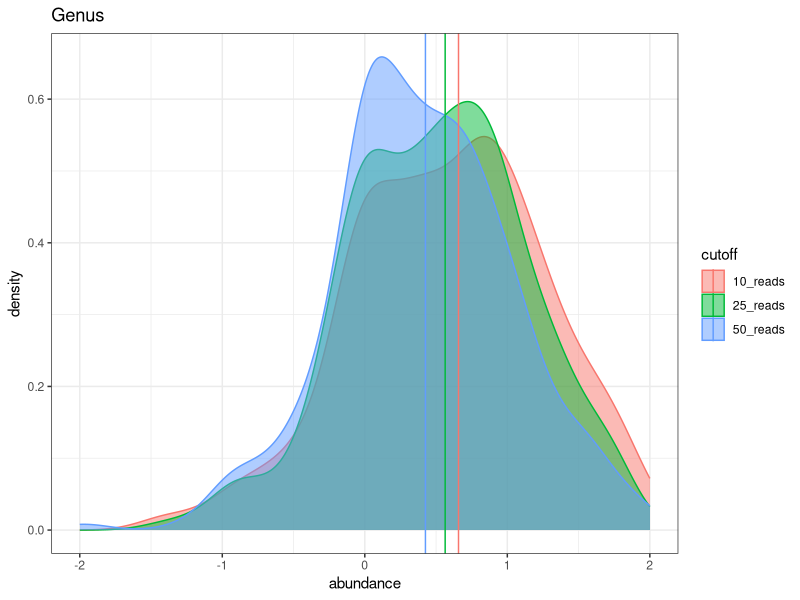
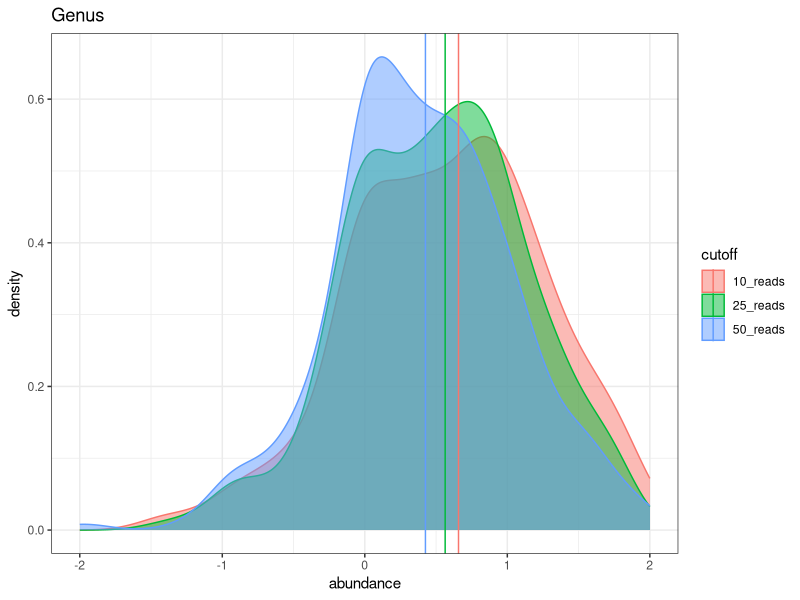

Write the R code that produced these figures, in order.
## ---- chunk 1
library(tidyverse)
## ---- chunk 2
genus_trnL <- read_csv("outputs/diversity_by_genus_trnL_long.csv")
genus_ITS2 <- read_csv("outputs/diversity_by_genus_ITS2_long.csv")
## ---- chunk 3
joined_genus <- genus_ITS2 %>% 
  left_join(genus_trnL, 
            by = c('SampleID', 'cutoff'))
## ---- chunk 4
joined_genus <- joined_genus %>% 
  rename("SI_ITS2" = diversity_index.x,
         "SI_trnL" = diversity_index.y)
## ---- chunk 5
joined_genus <- joined_genus %>% 
  mutate(abundance = SI_trnL - SI_ITS2)
## ---- chunk 6
abundance_stats <- joined_genus %>% 
  group_by(cutoff) %>% 
  summarise(mean = mean(abundance, na.rm = TRUE))
## ---- chunk 7
ggplot(data = joined_genus, aes(x = abundance, color = cutoff, fill = cutoff)) +
  geom_density(alpha = 0.5, position = "identity") +
  geom_vline(data = abundance_stats,
             aes(xintercept = mean, color = cutoff)) +
  theme_bw() +
  labs(title = "Genus") +
  scale_x_continuous(limits=c(-2,2))
## ---- chunk 8
ggsave(filename = "abundance_genus.jpg", 
       plot=last_plot(), 
       path = "output", 
       width=1600, 
       height=1000, 
       units="px")
